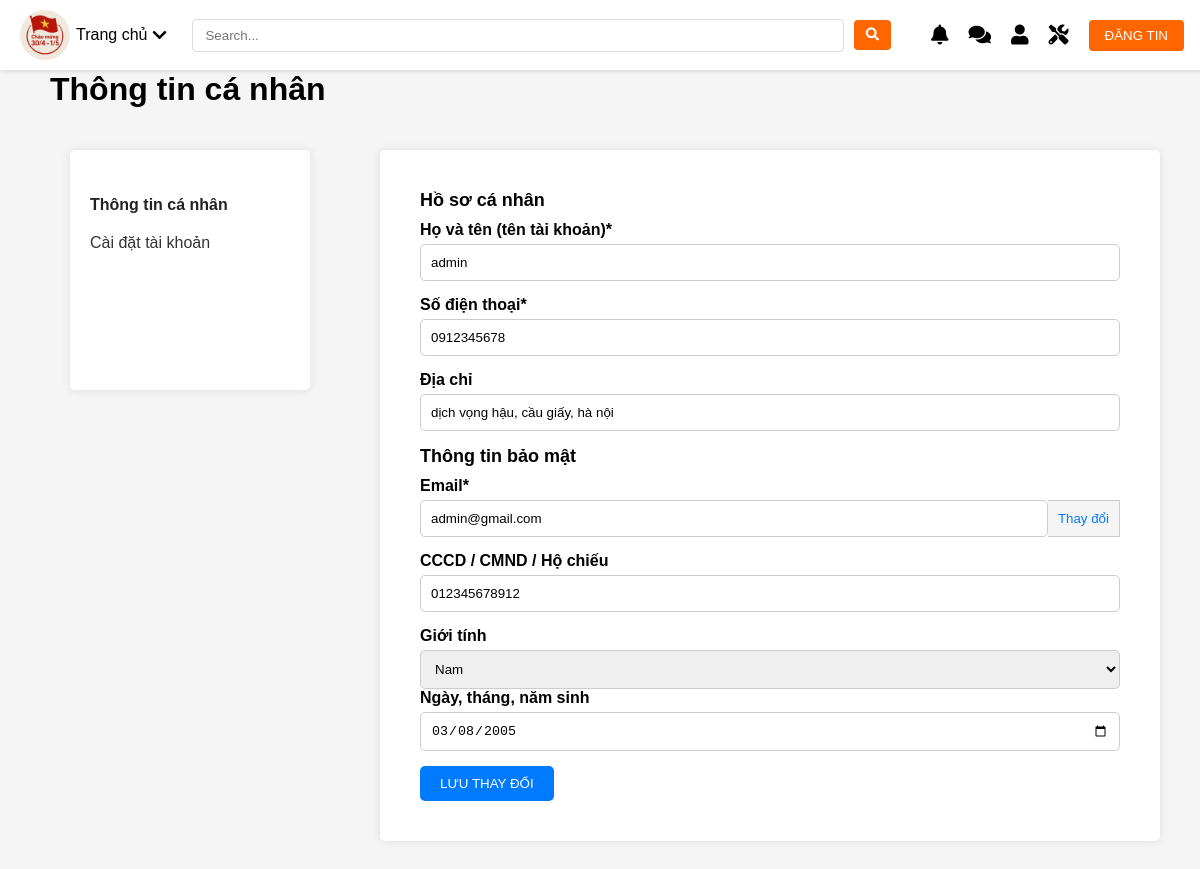
/user_profile.php (signed in), run on the app's committed database.
### tables this page shows
CREATE TABLE `users` (
  `id` int(30) NOT NULL,
  `name` text NOT NULL,
  `username` varchar(200) NOT NULL,
  `password` text NOT NULL,
  `phone` varchar(11) NOT NULL,
  `address_user` varchar(300) NOT NULL,
  `email` varchar(100) NOT NULL,
  `cccd` varchar(12) NOT NULL,
  `gender` varchar(10) NOT NULL DEFAULT 'male',
  `type` tinyint(1) NOT NULL DEFAULT 2 COMMENT '1=Admin,2=Staff',
  `dob` date DEFAULT NULL
);

### user_profile.php (the view, shortened to what this page needs)
<html>
<?php
$servername = "localhost";
$username = "root";
$password = "";
$dbname = "house_rental_db";
$conn = new mysqli($servername, $username, $password, $dbname);
if (isset($_SESSION['login_id'])) {
    $user_id = $_SESSION['login_id'];
    $sql = "SELECT * FROM users WHERE id = ?";
    $stmt = $conn->prepare($sql);
    $stmt->bind_param("i", $user_id);
    $stmt->execute();
    $result = $stmt->get_result();
    if ($result->num_rows > 0) {
        $user = $result->fetch_assoc();
    } else {
        echo "Không tìm thấy người dùng.";
        exit;
    }
} else {
    echo "Bạn chưa đăng nhập.";
    exit;
}
?>
<head>
    <link rel="stylesheet" href="user.css">
    <link rel="stylesheet" href="https://cdnjs.cloudflare.com/ajax/libs/font-awesome/5.15.3/css/all.min.css">
</head>
<body>
<div class="navbar">
        <a href="user_home.php">
            <img src="logo.png" alt="" width="50px" style="border-radius: 50%;">
        </a>
        <div class="dropdown">
            <button class="dropdown-toggle">
                Trang chủ
                <i class="fas fa-chevron-down">
                </i>
            </button>
        </div>
        <div class="search-bar">
            <input placeholder="Search..." type="text" />
            <button>
                <i class="fas fa-search">
                </i>
            </button>
        </div>
        <div class="icons">
            <div class="icon-wrapper">
                <i class="fas fa-bell" id="bell-icon"></i>
            </div>
            <div class="icon-wrapper">
                <i class="fas fa-comments" id="chat-icon"></i>
            </div>
            <div class="icon-wrapper">
                <i class="fas fa-user" id="user-icon"></i>
            </div>
            <div class="icon-wrapper">
                <i class="fas fa-tools" id="maintenance-icon"></i>
            </div>
        </div>
        <button class="post-button" onclick="window.location.href='user_addhouse.php'">
            ĐĂNG TIN
        </button>
    </div>
    <div class="container1">
        <h1>Thông tin cá nhân</h1>
    </div>
    <div class="container">
        <div class="content1">
            <div class="sidebar">
                <ul>
                    <li><a class="ttcn" href="#">Thông tin cá nhân</a></li>
                    <li><a href="#">Cài đặt tài khoản</a></li>
                </ul>
            </div>
        </div>
        <div class="content2">
            <div class="main-content">
                <div class="section-title">Hồ sơ cá nhân</div>
                <div class="form-group">
                    <label for="name">Họ và tên (tên tài khoản)* </label>
                    <div class="input-group">
                        <input type="text" id="name" value="<?= htmlspecialchars($user['username']) ?>" required>
                    </div>
                </div>
                <div class="form-group">
                    <label for="phone">Số điện thoại*</label>
                    <input type="text" name="phone" id="" value="<?= htmlspecialchars($user['phone']) ?>" required>
                </div>
                <div class="form-group">
                    <label for="address">Địa chỉ</label>
                    <input type="text" id="address_user" name="address_user" value="<?= htmlspecialchars($user['address_user']) ?>">
                </div>
                <div class="section-title">Thông tin bảo mật</div>
                <div class="form-group">
                    <label for="email">Email*</label>
                    <div class="input-group">
                        <input type="email" id="email" value="<?= htmlspecialchars($user['email']) ?>" readonly>
                        <button class="change-link">Thay đổi</button>
                    </div>
                </div>
                <div class="form-group">
                    <label for="id">CCCD / CMND / Hộ chiếu</label>
                    <input type="text" id="id" value="<?= htmlspecialchars($user['cccd']) ?>">
                </div>
                <div class="form-group select-group">
                    <div>
                        <label for="gender">Giới tính</label>
                        <select id="gender">
                            <option value="male" <?= $user['gender'] == 'male' ? 'selected' : '' ?>>Nam</option>
                        </select>
                    </div>
                    <div>
                        <label for="dob">Ngày, tháng, năm sinh</label>
                        <input type="date" id="dob" name="dob" value="<?= htmlspecialchars($user['dob']) ?>">
                    </div>
                </div>
                <button class="btn-save">LƯU THAY ĐỔI</button>
            </div>
        </div>
    </div>
</body>
</html>

### user.css (style rules this page uses)
body { font-family: 'Roboto', sans-serif; margin: 0; padding: 0; background-color: #f8f9fa; }
.navbar { display: flex; position: fixed; width: 97%; z-index: 100; align-items: center; background-color: #fff; padding: 10px 20px; box-shadow: 0 2px 4px rgba(0, 0, 0, 0.1); }
.navbar .dropdown { position: relative; }
.navbar .dropdown-toggle { background: none; border: none; font-size: 16px; cursor: pointer; display: flex; align-items: center; }
.navbar .dropdown-toggle i { margin-left: 5px; }
.navbar .search-bar { flex-grow: 1; display: flex; align-items: center; margin-left: 20px; }
.navbar .search-bar input { width: 100%; padding: 8px 12px; border: 1px solid #ddd; border-radius: 4px; }
.navbar .search-bar button { background-color: #ff6600; border: none; padding: 8px 12px; color: #fff; border-radius: 4px; margin-left: 10px; cursor: pointer; }
.navbar .icons { display: flex; align-items: center; margin-left: 20px; }
.navbar .icons .icon-wrapper { position: relative; display: inline-block; }
.navbar .icons i { font-size: 20px; margin-left: 20px; cursor: pointer; }
.navbar .post-button { background-color: #ff6600; color: #fff; padding: 8px 16px; border: none; border-radius: 4px; margin-left: 20px; cursor: pointer; }
.main-content { padding: 20px; position: relative; top: 60px; }

### user_profile.php (style rules this page uses)
body { font-family: Arial, sans-serif; background-color: #f5f5f5; margin: 0; padding: 0; }
.container1 { padding: 50 0px 0 50px; }
.container { display: flex; justify-content: center; padding: 0 20 20 20; }
.content1 { background-color: #fff; padding: 20px; margin: 20 20 50 50; border-radius: 5px; box-shadow: 0 0 10px rgba(0, 0, 0, 0.1); width: 100%; max-width: 200px; max-height: 200px; }
.ttcn { font-weight: 700; cursor: default; color: #222 !important; }
.content2 { background-color: #fff; padding: 20px; margin: 20 20 50 50; border-radius: 5px; box-shadow: 0 0 10px rgba(0, 0, 0, 0.1); width: 100%; max-width: 800px; }
.sidebar { width: 200px; margin-right: 20px; }
.sidebar ul { list-style: none; padding: 0; }
.sidebar ul li { padding: 10px 0; }
.sidebar ul li a { text-decoration: none; color: #333; }
.main-content { flex: 1; top: 0px; }
.section-title { font-size: 18px; font-weight: bold; margin-bottom: 10px; }
.form-group { margin-bottom: 15px; }
.form-group label { display: block; margin-bottom: 5px; font-weight: bold; }
.form-group input, .form-group textarea, .form-group select { width: 100%; padding: 10px; border: 1px solid #ccc; border-radius: 5px; }
.form-group .input-group { display: flex; }
.form-group .input-group input { flex: 1; }
.form-group .input-group button { padding: 10px; border: 1px solid #ccc; border-left: none; background-color: #f5f5f5; cursor: pointer; }
.form-group .change-link { color: #007bff; cursor: pointer; }
.btn-save { background-color: #007bff; color: #fff; padding: 10px 20px; border: none; border-radius: 5px; cursor: pointer; }

### data on the page
users: username "admin", phone "0912345678", address_user "dịch vọng hậu, cầu giấy, hà nội", email "admin@gmail.com", cccd "012345678912", gender "Nam", dob "03/08/2005"
